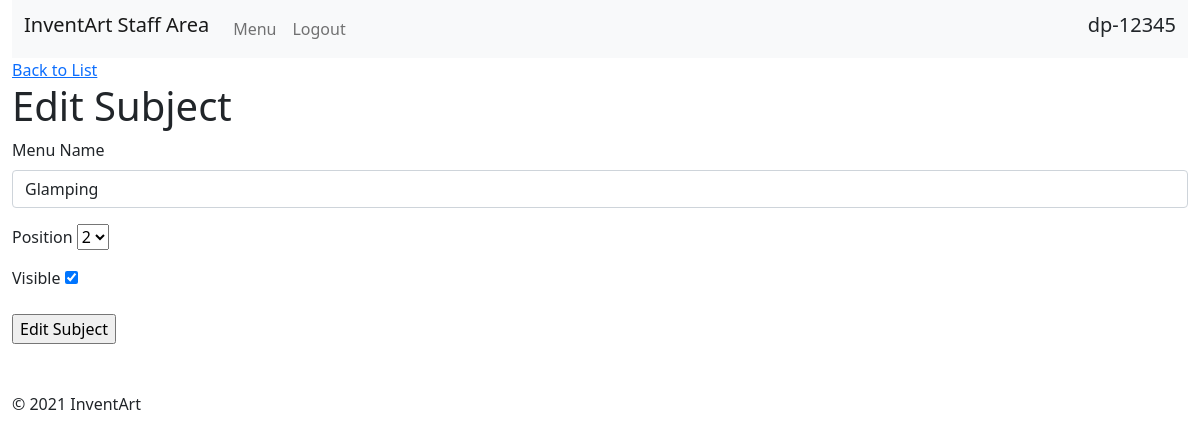
Screenshot of /staff/subjects/edit.php?id=2 (signed in) with the database file from the repository.
### tables this page shows
CREATE TABLE `subjects` (
  `id` int(11) NOT NULL,
  `menu_name` varchar(255) DEFAULT NULL,
  `position` int(3) DEFAULT NULL,
  `visible` tinyint(1) DEFAULT NULL
);

### private/functions.php (called while the page is built, shortened)
<?php
    function url_for($script_path){
        return WWW_ROOT . $script_path;
    }
    function u($string=""){
        return urlencode($string);
    }
    function h($string=""){
        return htmlspecialchars($string);
    }
?>

### private/database.php (called while the page is built, shortened)
<?php
    function db_escape($connection, $string){
        return mysqli_real_escape_string($connection, $string);
    }
?>

### private/query_functions.php (called while the page is built, shortened)
<?php
    function find_all_subjects(){
        global $db;
        $sql = "SELECT * FROM subjects ";
        $sql .= "ORDER BY position ASC";
        $result = mysqli_query($db, $sql);
        return $result;
    }
    function find_subject_by_id($id, $options=[]){
        global $db;
        $visible = $options["visible"] ?? false;
        $sql = "SELECT * FROM subjects ";
        $sql .= "WHERE id='" . db_escape($db, $id) . "' ";
        $result = mysqli_query($db, $sql);
        $subject = mysqli_fetch_assoc($result);
        return $subject;
    }
?>

### public/staff/subjects/edit.php (the view, shortened to what this page needs)
<?php require_once("../../../private/initialize.php"); ?>
<?php
$id = $_GET["id"];
if(is_post_request()){
    $subject = [];
    $subject["id"] = $id;
    $subject["menu_name"] = $_POST['menu_name'] ?? "";
    $subject["position"] = $_POST['position'] ?? "";
    $subject["visible"] = $_POST['visible'] ?? "";
    $result = update_subject($subject);
    if($result === true){
        $_SESSION["message"] = "The subject was updated correctly.";
        redirect_to(url_for("/staff/subjects/show.php?id=" . $id));
    }else{
        $errors = $result;
    }
}else{
    $subject = find_subject_by_id($id);
}
$subjects_set = find_all_subjects();
$subject_count = mysqli_num_rows($subjects_set);
?>
<?php include(SHARED_PATH . "/staff_header.php"); ?>
<div id="content">
    <a href="<?php echo url_for("/staff/subjects/index.php"); ?>">Back to List</a>
    <div class="subject edit">
        <h1>Edit Subject</h1>
        <form action="<?php echo url_for("/staff/subjects/edit.php?id=" . h(u($id))); ?>" method="post">
            <div class="mb-3">
                <label class="form-label" for="menu_name">Menu Name</label>
                <input class="form-control" type="text" name="menu_name" id="menu_name" value="<?php echo h($subject["menu_name"]); ?>">
            </div>
            <div class="mb-3">
                <label for="position">Position</label>
                <select name="position" id="position">
                    <?php
                        for ($i=1; $i <= $subject_count ; $i++) {
                            echo "<option value=\"{$i}\"";
                            if($subject["position"] == $i){
                                echo " selected";
                            }
                            echo ">{$i}</option>";
                        }
                    ?>
                </select>
            </div>
            <div class="mb-3">
                <label class="form-label" for="">Visible</label>
                <input type="checkbox" name="visible" value="1" <?php if($subject["visible"] == "1") {echo " checked";} ?>>
            </div>
            <div id="operations">
                <input type="submit" value="Edit Subject">
            </div>
        </form>
    </div>
</div>
<?php include(SHARED_PATH . "/staff_footer.php"); ?>

### rows the page displays
subjects: menu_name "Glamping", position "2", visible "☑"

### other values shown
$_SESSION["username"] "dp-12345"
